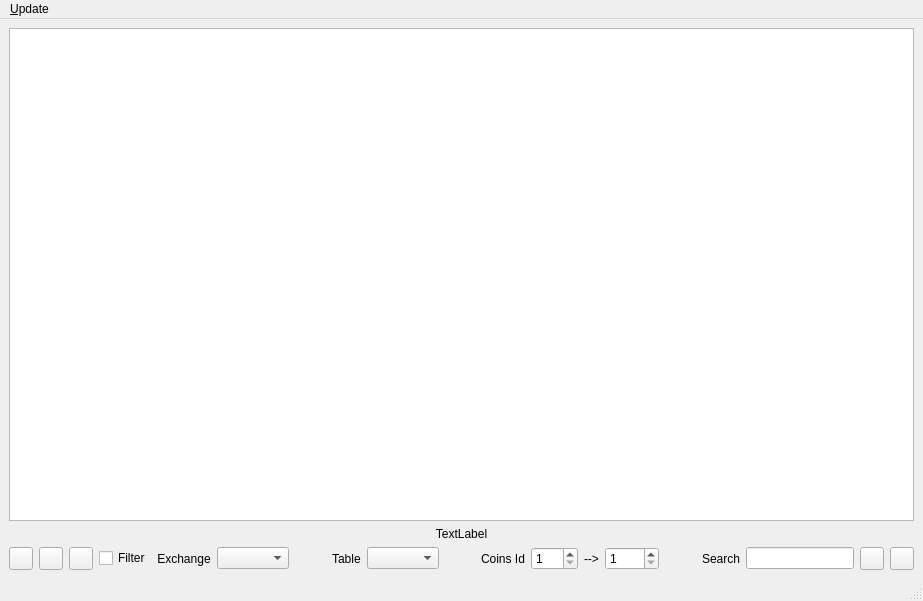
<?xml version="1.0" encoding="UTF-8"?>
<ui version="4.0">
 <class>MainWindow</class>
 <widget class="QMainWindow" name="MainWindow">
  <property name="geometry">
   <rect>
    <x>0</x>
    <y>0</y>
    <width>923</width>
    <height>601</height>
   </rect>
  </property>
  <property name="windowTitle">
   <string>MainWindow</string>
  </property>
  <property name="windowIcon">
   <iconset resource="resources.qrc">
    <normaloff>:/new/icon/icons/c_black.png</normaloff>:/new/icon/icons/c_black.png</iconset>
  </property>
  <widget class="QWidget" name="centralwidget">
   <layout class="QGridLayout" name="gridLayout">
    <item row="0" column="0">
     <widget class="QTableView" name="tableView"/>
    </item>
    <item row="1" column="0">
     <layout class="QVBoxLayout" name="verticalLayout">
      <item>
       <widget class="QLabel" name="messages">
        <property name="text">
         <string>TextLabel</string>
        </property>
        <property name="alignment">
         <set>Qt::AlignCenter</set>
        </property>
       </widget>
      </item>
      <item>
       <layout class="QHBoxLayout" name="horizontalLayout">
        <item>
         <widget class="QToolButton" name="fileButton">
          <property name="toolTip">
           <string>Write to file..</string>
          </property>
          <property name="icon">
           <iconset resource="resources.qrc">
            <normaloff>:/new/icon/icons/write_Tofile.png</normaloff>:/new/icon/icons/write_Tofile.png</iconset>
          </property>
         </widget>
        </item>
        <item>
         <widget class="QToolButton" name="filterButton">
          <property name="toolTip">
           <string>Edit filters</string>
          </property>
          <property name="text">
           <string/>
          </property>
          <property name="icon">
           <iconset resource="resources.qrc">
            <normaloff>:/new/icon/icons/filter.png</normaloff>:/new/icon/icons/filter.png</iconset>
          </property>
         </widget>
        </item>
        <item>
         <widget class="QToolButton" name="stocksButton">
          <property name="toolTip">
           <string>Crypto invest simulator</string>
          </property>
          <property name="text">
           <string/>
          </property>
          <property name="icon">
           <iconset resource="resources.qrc">
            <normaloff>:/new/icon/icons/stocks.png</normaloff>:/new/icon/icons/stocks.png</iconset>
          </property>
         </widget>
        </item>
        <item>
         <widget class="QCheckBox" name="filter">
          <property name="text">
           <string>Filter</string>
          </property>
         </widget>
        </item>
        <item>
         <widget class="QLabel" name="label">
          <property name="text">
           <string>Exchange</string>
          </property>
          <property name="alignment">
           <set>Qt::AlignCenter</set>
          </property>
         </widget>
        </item>
        <item>
         <widget class="QComboBox" name="comboBox"/>
        </item>
        <item>
         <spacer name="horizontalSpacer_3">
          <property name="orientation">
           <enum>Qt::Horizontal</enum>
          </property>
          <property name="sizeHint" stdset="0">
           <size>
            <width>18</width>
            <height>20</height>
           </size>
          </property>
         </spacer>
        </item>
        <item>
         <widget class="QLabel" name="label_4">
          <property name="text">
           <string>Table</string>
          </property>
         </widget>
        </item>
        <item>
         <widget class="QComboBox" name="tables"/>
        </item>
        <item>
         <spacer name="horizontalSpacer">
          <property name="orientation">
           <enum>Qt::Horizontal</enum>
          </property>
          <property name="sizeHint" stdset="0">
           <size>
            <width>17</width>
            <height>23</height>
           </size>
          </property>
         </spacer>
        </item>
        <item>
         <widget class="QLabel" name="label_3">
          <property name="text">
           <string>Coins Id</string>
          </property>
          <property name="alignment">
           <set>Qt::AlignCenter</set>
          </property>
         </widget>
        </item>
        <item>
         <widget class="QSpinBox" name="coinfrom">
          <property name="minimum">
           <number>1</number>
          </property>
          <property name="maximum">
           <number>999</number>
          </property>
         </widget>
        </item>
        <item>
         <widget class="QLabel" name="label_5">
          <property name="text">
           <string>--&gt;</string>
          </property>
         </widget>
        </item>
        <item>
         <widget class="QSpinBox" name="cointo">
          <property name="minimum">
           <number>1</number>
          </property>
          <property name="maximum">
           <number>9999</number>
          </property>
         </widget>
        </item>
        <item>
         <spacer name="horizontalSpacer_4">
          <property name="orientation">
           <enum>Qt::Horizontal</enum>
          </property>
          <property name="sizeHint" stdset="0">
           <size>
            <width>13</width>
            <height>23</height>
           </size>
          </property>
         </spacer>
        </item>
        <item>
         <widget class="QLabel" name="label_2">
          <property name="text">
           <string>Search</string>
          </property>
         </widget>
        </item>
        <item>
         <widget class="QLineEdit" name="search"/>
        </item>
        <item>
         <widget class="QToolButton" name="settingsButton">
          <property name="toolTip">
           <string>Settings</string>
          </property>
          <property name="icon">
           <iconset resource="resources.qrc">
            <normaloff>:/new/icon/icons/settings.png</normaloff>:/new/icon/icons/settings.png</iconset>
          </property>
         </widget>
        </item>
        <item>
         <widget class="QToolButton" name="coffee">
          <property name="toolTip">
           <string>Coffee for creator</string>
          </property>
          <property name="text">
           <string/>
          </property>
          <property name="icon">
           <iconset resource="resources.qrc">
            <normaloff>:/new/icon/icons/coffeecup.png</normaloff>:/new/icon/icons/coffeecup.png</iconset>
          </property>
         </widget>
        </item>
       </layout>
      </item>
     </layout>
    </item>
   </layout>
  </widget>
  <widget class="QMenuBar" name="menubar">
   <property name="geometry">
    <rect>
     <x>0</x>
     <y>0</y>
     <width>923</width>
     <height>23</height>
    </rect>
   </property>
   <widget class="QMenu" name="menu_Update">
    <property name="title">
     <string>&amp;Update</string>
    </property>
    <addaction name="actionUpdateJson"/>
   </widget>
   <addaction name="menu_Update"/>
  </widget>
  <widget class="QStatusBar" name="statusbar"/>
  <action name="actionUpdateDB">
   <property name="checkable">
    <bool>true</bool>
   </property>
   <property name="text">
    <string>1_UpdateDB</string>
   </property>
  </action>
  <action name="actionUpdateJson">
   <property name="checkable">
    <bool>true</bool>
   </property>
   <property name="text">
    <string>UpdateJson</string>
   </property>
  </action>
 </widget>
 <resources>
  <include location="resources.qrc"/>
 </resources>
 <connections/>
</ui>
